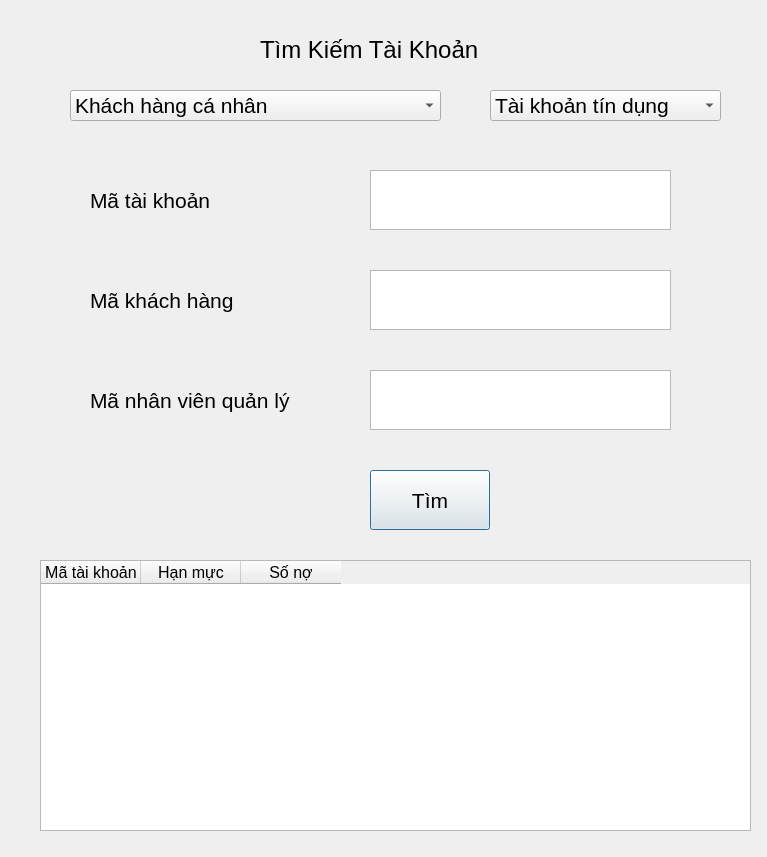
<?xml version="1.0" encoding="UTF-8"?>
<ui version="4.0">
 <class>Dialog</class>
 <widget class="QDialog" name="Dialog">
  <property name="geometry">
   <rect>
    <x>0</x>
    <y>0</y>
    <width>767</width>
    <height>857</height>
   </rect>
  </property>
  <property name="font">
   <font>
    <family>MS Shell Dlg 2</family>
    <pointsize>16</pointsize>
   </font>
  </property>
  <property name="windowTitle">
   <string>Dialog</string>
  </property>
  <widget class="QLabel" name="label">
   <property name="geometry">
    <rect>
     <x>90</x>
     <y>180</y>
     <width>200</width>
     <height>40</height>
    </rect>
   </property>
   <property name="font">
    <font>
     <pointsize>16</pointsize>
    </font>
   </property>
   <property name="text">
    <string>Mã tài khoản</string>
   </property>
  </widget>
  <widget class="QTextEdit" name="textEdit">
   <property name="geometry">
    <rect>
     <x>370</x>
     <y>170</y>
     <width>301</width>
     <height>60</height>
    </rect>
   </property>
  </widget>
  <widget class="QLabel" name="label_2">
   <property name="geometry">
    <rect>
     <x>90</x>
     <y>280</y>
     <width>200</width>
     <height>40</height>
    </rect>
   </property>
   <property name="font">
    <font>
     <pointsize>16</pointsize>
    </font>
   </property>
   <property name="text">
    <string>Mã khách hàng</string>
   </property>
  </widget>
  <widget class="QTextEdit" name="textEdit_2">
   <property name="geometry">
    <rect>
     <x>370</x>
     <y>270</y>
     <width>301</width>
     <height>60</height>
    </rect>
   </property>
  </widget>
  <widget class="QLabel" name="label_3">
   <property name="geometry">
    <rect>
     <x>90</x>
     <y>380</y>
     <width>261</width>
     <height>40</height>
    </rect>
   </property>
   <property name="font">
    <font>
     <pointsize>16</pointsize>
    </font>
   </property>
   <property name="text">
    <string>Mã nhân viên quản lý</string>
   </property>
  </widget>
  <widget class="QTextEdit" name="textEdit_3">
   <property name="geometry">
    <rect>
     <x>370</x>
     <y>370</y>
     <width>301</width>
     <height>60</height>
    </rect>
   </property>
  </widget>
  <widget class="QPushButton" name="pushButton">
   <property name="geometry">
    <rect>
     <x>370</x>
     <y>470</y>
     <width>120</width>
     <height>60</height>
    </rect>
   </property>
   <property name="text">
    <string>Tìm</string>
   </property>
  </widget>
  <widget class="QLabel" name="label_5">
   <property name="geometry">
    <rect>
     <x>260</x>
     <y>30</y>
     <width>281</width>
     <height>40</height>
    </rect>
   </property>
   <property name="font">
    <font>
     <pointsize>18</pointsize>
    </font>
   </property>
   <property name="text">
    <string>Tìm Kiếm Tài Khoản</string>
   </property>
  </widget>
  <widget class="QComboBox" name="comboBox_2">
   <property name="enabled">
    <bool>true</bool>
   </property>
   <property name="geometry">
    <rect>
     <x>490</x>
     <y>90</y>
     <width>231</width>
     <height>31</height>
    </rect>
   </property>
   <item>
    <property name="text">
     <string>Tài khoản tín dụng</string>
    </property>
   </item>
   <item>
    <property name="text">
     <string>Tài khoản gửi tiền</string>
    </property>
   </item>
  </widget>
  <widget class="QComboBox" name="comboBox">
   <property name="enabled">
    <bool>true</bool>
   </property>
   <property name="geometry">
    <rect>
     <x>70</x>
     <y>90</y>
     <width>371</width>
     <height>31</height>
    </rect>
   </property>
   <item>
    <property name="text">
     <string>Khách hàng cá nhân</string>
    </property>
   </item>
   <item>
    <property name="text">
     <string>Khách hàng tổ chức/doanh nghiệp</string>
    </property>
   </item>
  </widget>
  <widget class="QTableWidget" name="tableWidget">
   <property name="geometry">
    <rect>
     <x>40</x>
     <y>560</y>
     <width>711</width>
     <height>271</height>
    </rect>
   </property>
   <column>
    <property name="text">
     <string>Mã tài khoản</string>
    </property>
    <property name="font">
     <font>
      <pointsize>12</pointsize>
     </font>
    </property>
   </column>
   <column>
    <property name="text">
     <string>Hạn mực</string>
    </property>
    <property name="font">
     <font>
      <pointsize>12</pointsize>
     </font>
    </property>
   </column>
   <column>
    <property name="text">
     <string>Số nợ</string>
    </property>
    <property name="font">
     <font>
      <pointsize>12</pointsize>
     </font>
    </property>
   </column>
  </widget>
 </widget>
 <resources/>
 <connections/>
</ui>
